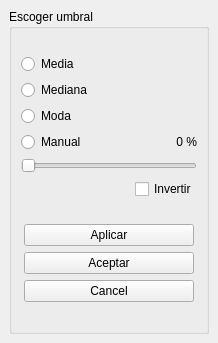
<?xml version="1.0" encoding="UTF-8"?>
<ui version="4.0">
 <class>DockWidget</class>
 <widget class="QDockWidget" name="DockWidget">
  <property name="geometry">
   <rect>
    <x>0</x>
    <y>0</y>
    <width>218</width>
    <height>343</height>
   </rect>
  </property>
  <property name="allowedAreas">
   <set>Qt::RightDockWidgetArea|Qt::TopDockWidgetArea</set>
  </property>
  <property name="windowTitle">
   <string>Umbralización</string>
  </property>
  <widget class="QWidget" name="dockWidgetContents">
   <layout class="QVBoxLayout" name="verticalLayout_3">
    <item>
     <widget class="QGroupBox" name="groupBox">
      <property name="sizePolicy">
       <sizepolicy hsizetype="Preferred" vsizetype="Preferred">
        <horstretch>10</horstretch>
        <verstretch>0</verstretch>
       </sizepolicy>
      </property>
      <property name="minimumSize">
       <size>
        <width>200</width>
        <height>300</height>
       </size>
      </property>
      <property name="baseSize">
       <size>
        <width>200</width>
        <height>300</height>
       </size>
      </property>
      <property name="title">
       <string>Escoger umbral</string>
      </property>
      <layout class="QVBoxLayout" name="verticalLayout_2">
       <item>
        <layout class="QGridLayout" name="gridLayout">
         <item row="3" column="1">
          <widget class="QLabel" name="sValue">
           <property name="layoutDirection">
            <enum>Qt::LeftToRight</enum>
           </property>
           <property name="text">
            <string>0 %</string>
           </property>
           <property name="alignment">
            <set>Qt::AlignRight|Qt::AlignTrailing|Qt::AlignVCenter</set>
           </property>
          </widget>
         </item>
         <item row="3" column="0">
          <widget class="QRadioButton" name="radioButton_4">
           <property name="text">
            <string>Manual</string>
           </property>
          </widget>
         </item>
         <item row="1" column="0">
          <widget class="QRadioButton" name="radioButton_2">
           <property name="text">
            <string>Mediana</string>
           </property>
          </widget>
         </item>
         <item row="0" column="0">
          <widget class="QRadioButton" name="radioButton">
           <property name="text">
            <string>Media</string>
           </property>
          </widget>
         </item>
         <item row="2" column="0">
          <widget class="QRadioButton" name="radioButton_3">
           <property name="text">
            <string>Moda</string>
           </property>
          </widget>
         </item>
         <item row="4" column="0" colspan="2">
          <widget class="QSlider" name="umbralSlider">
           <property name="enabled">
            <bool>false</bool>
           </property>
           <property name="orientation">
            <enum>Qt::Horizontal</enum>
           </property>
          </widget>
         </item>
         <item row="6" column="0">
          <spacer name="horizontalSpacer">
           <property name="orientation">
            <enum>Qt::Horizontal</enum>
           </property>
           <property name="sizeHint" stdset="0">
            <size>
             <width>40</width>
             <height>20</height>
            </size>
           </property>
          </spacer>
         </item>
         <item row="6" column="1">
          <widget class="QCheckBox" name="invertir">
           <property name="text">
            <string>Invertir</string>
           </property>
           <property name="tristate">
            <bool>false</bool>
           </property>
          </widget>
         </item>
        </layout>
       </item>
       <item>
        <layout class="QVBoxLayout" name="verticalLayout">
         <property name="margin">
          <number>3</number>
         </property>
         <item>
          <widget class="QPushButton" name="aplicar">
           <property name="text">
            <string>Aplicar</string>
           </property>
          </widget>
         </item>
         <item>
          <widget class="QPushButton" name="aceptar">
           <property name="text">
            <string>Aceptar</string>
           </property>
          </widget>
         </item>
         <item>
          <widget class="QPushButton" name="cancelar">
           <property name="text">
            <string>Cancel</string>
           </property>
          </widget>
         </item>
        </layout>
       </item>
      </layout>
     </widget>
    </item>
   </layout>
  </widget>
 </widget>
 <resources/>
 <connections/>
</ui>
